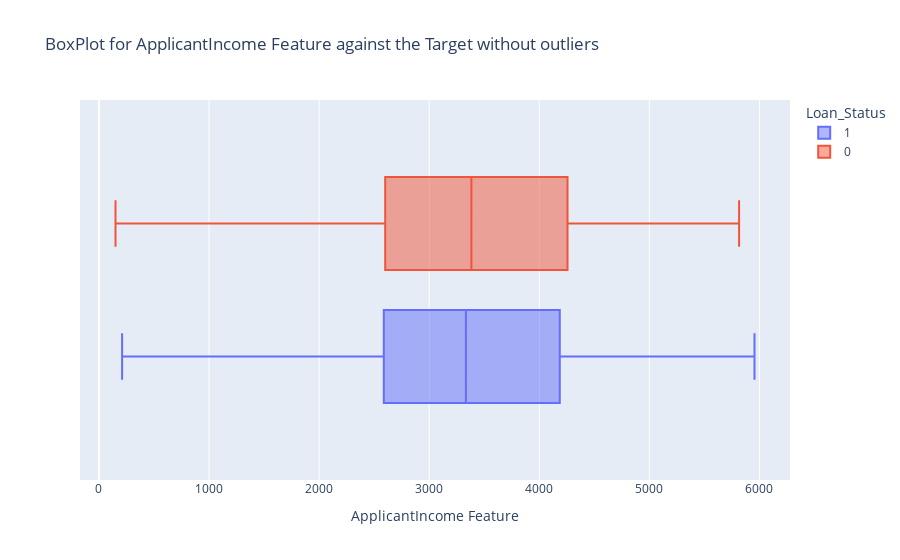
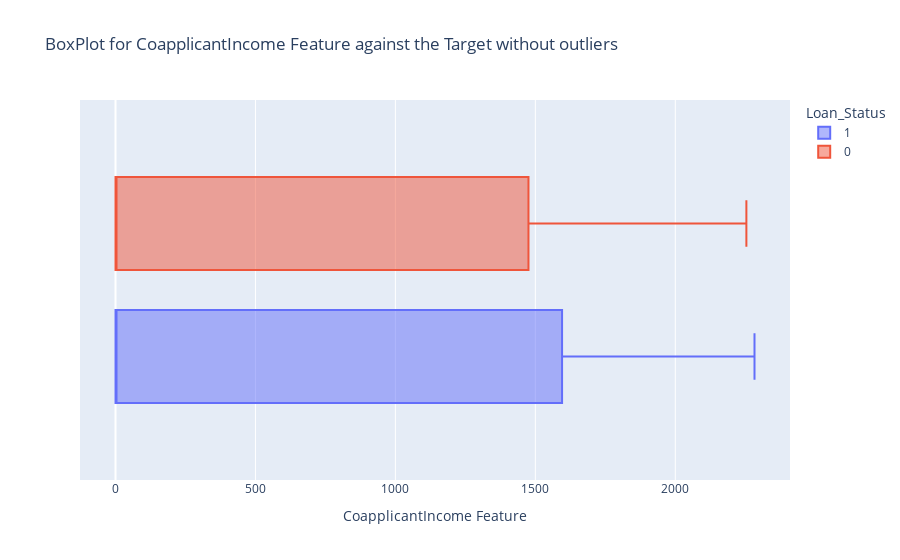
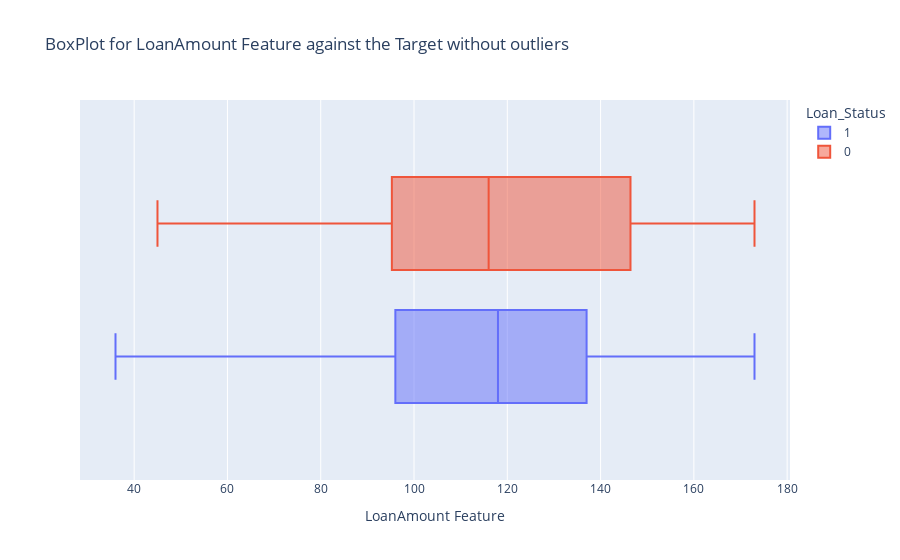

Notebook cell for these charts, in order:
### Markdown cell above
##### Visualization of numeric features without outliers

### Code cell
mask_appincome = df['ApplicantIncome'] < 6000 #mask for filtering the ApplicantIncome feature
df_mask1 = df[mask_appincome] #filtered dataframe from the applicant income mask 
mask_coincome = df['CoapplicantIncome'] < 2300 #mask for filtering the CoapplicantIncome feature
df_mask2 = df[mask_coincome] #filtered dataframe from the coapplicant income mask
mask_loanamount_upper = df['LoanAmount'] < 175 #mask for filtering the LoanAmount feature
mask_loanamount_lower = df['LoanAmount'] > 35
df_mask3 = df[mask_loanamount_upper & mask_loanamount_lower] #filtered dataframe from the loan amount mask

plot_cols = ['ApplicantIncome', 'CoapplicantIncome', 'LoanAmount']

plt.Figure(figsize=(3,4))
for col in plot_cols:
    if col == 'ApplicantIncome':
        fig = px.box(data_frame=df_mask1, x=col, color= df_mask1['Loan_Status'],
        title=f'BoxPlot for {col} Feature against the Target without outliers')
        fig.update_layout(xaxis_title=f'{col} Feature')
        fig.show()
    elif col == 'CoapplicantIncome':
        fig = px.box(data_frame=df_mask2, x=col, color= df_mask2['Loan_Status'],
        title=f'BoxPlot for {col} Feature against the Target without outliers')
        fig.update_layout(xaxis_title=f'{col} Feature')
        fig.show()
    else:
        fig = px.box(data_frame=df_mask3, x=col, color= df_mask3['Loan_Status'],
        title=f'BoxPlot for {col} Feature against the Target without outliers')
        fig.update_layout(xaxis_title=f'{col} Feature')
        fig.show()

### Figure 1 — Plotly figure (JSON) as saved in the notebook; plotly's stock layout.template omitted (floating-point values rounded to 4 significant figures; data arrays with more than 128 entries replaced by an {"elided": "..."} marker saying what was removed)
{"data": [{"alignmentgroup": "True", "hovertemplate": "Loan_Status=1<br>ApplicantIncome=%{x}<extra></extra>", "legendgroup": "1", "marker": {"color": "#636efa"}, "name": "1", "notched": false, "offsetgroup": "1", "orientation": "h", "showlegend": true, "type": "box", "x": {"elided": "327 int values"}, "x0": " ", "xaxis": "x", "y0": " ", "yaxis": "y"}, {"alignmentgroup": "True", "hovertemplate": "Loan_Status=0<br>ApplicantIncome=%{x}<extra></extra>", "legendgroup": "0", "marker": {"color": "#EF553B"}, "name": "0", "notched": false, "offsetgroup": "0", "orientation": "h", "showlegend": true, "type": "box", "x": {"elided": "144 int values"}, "x0": " ", "xaxis": "x", "y0": " ", "yaxis": "y"}], "layout": {"boxmode": "group", "legend": {"title": {"text": "Loan_Status"}, "tracegroupgap": 0}, "title": {"text": "BoxPlot for ApplicantIncome Feature against the Target without outliers"}, "xaxis": {"anchor": "y", "domain": [0, 1], "title": {"text": "ApplicantIncome Feature"}}, "yaxis": {"anchor": "x", "domain": [0, 1]}}}

### Figure 2 — Plotly figure (JSON) as saved in the notebook; plotly's stock layout.template omitted (floating-point values rounded to 4 significant figures; data arrays with more than 128 entries replaced by an {"elided": "..."} marker saying what was removed)
{"data": [{"alignmentgroup": "True", "hovertemplate": "Loan_Status=1<br>CoapplicantIncome=%{x}<extra></extra>", "legendgroup": "1", "marker": {"color": "#636efa"}, "name": "1", "notched": false, "offsetgroup": "1", "orientation": "h", "showlegend": true, "type": "box", "x": {"elided": "316 float values"}, "x0": " ", "xaxis": "x", "y0": " ", "yaxis": "y"}, {"alignmentgroup": "True", "hovertemplate": "Loan_Status=0<br>CoapplicantIncome=%{x}<extra></extra>", "legendgroup": "0", "marker": {"color": "#EF553B"}, "name": "0", "notched": false, "offsetgroup": "0", "orientation": "h", "showlegend": true, "type": "box", "x": {"elided": "144 int values"}, "x0": " ", "xaxis": "x", "y0": " ", "yaxis": "y"}], "layout": {"boxmode": "group", "legend": {"title": {"text": "Loan_Status"}, "tracegroupgap": 0}, "title": {"text": "BoxPlot for CoapplicantIncome Feature against the Target without outliers"}, "xaxis": {"anchor": "y", "domain": [0, 1], "title": {"text": "CoapplicantIncome Feature"}}, "yaxis": {"anchor": "x", "domain": [0, 1]}}}

### Figure 3 — Plotly figure (JSON) as saved in the notebook; plotly's stock layout.template omitted (floating-point values rounded to 4 significant figures; data arrays with more than 128 entries replaced by an {"elided": "..."} marker saying what was removed)
{"data": [{"alignmentgroup": "True", "hovertemplate": "Loan_Status=1<br>LoanAmount=%{x}<extra></extra>", "legendgroup": "1", "marker": {"color": "#636efa"}, "name": "1", "notched": false, "offsetgroup": "1", "orientation": "h", "showlegend": true, "type": "box", "x": {"elided": "327 float values"}, "x0": " ", "xaxis": "x", "y0": " ", "yaxis": "y"}, {"alignmentgroup": "True", "hovertemplate": "Loan_Status=0<br>LoanAmount=%{x}<extra></extra>", "legendgroup": "0", "marker": {"color": "#EF553B"}, "name": "0", "notched": false, "offsetgroup": "0", "orientation": "h", "showlegend": true, "type": "box", "x": {"elided": "143 float values"}, "x0": " ", "xaxis": "x", "y0": " ", "yaxis": "y"}], "layout": {"boxmode": "group", "legend": {"title": {"text": "Loan_Status"}, "tracegroupgap": 0}, "title": {"text": "BoxPlot for LoanAmount Feature against the Target without outliers"}, "xaxis": {"anchor": "y", "domain": [0, 1], "title": {"text": "LoanAmount Feature"}}, "yaxis": {"anchor": "x", "domain": [0, 1]}}}
